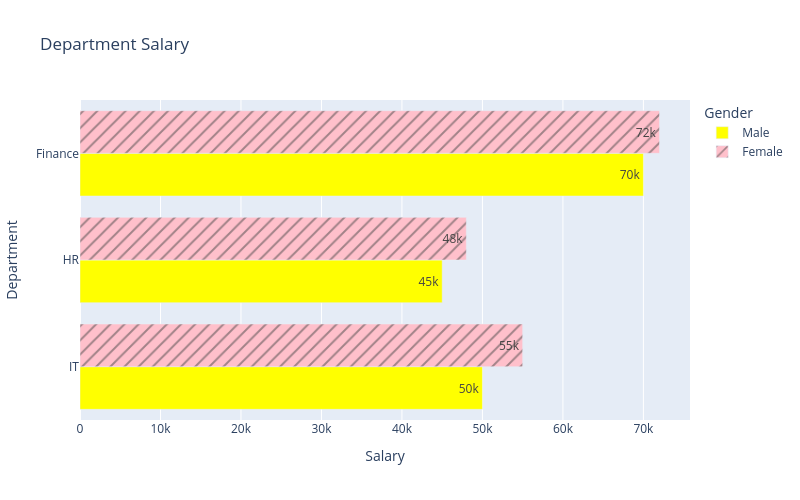

Write notebook code for a chart like this one.
### Code cell
fig= px.bar(df,
            y='Department', 
            x='Salary', 
            title='Department Salary',
            width=800,
            height=500,
            color='Gender',
            hover_data=['experience'],
            pattern_shape='Gender',
            barmode='group',
            text_auto=True,
            orientation='h',
            color_discrete_map={'Male':'yellow','Female':'pink'})
fig.show()

### Figure 1 — Plotly figure (JSON) as saved in the notebook; plotly's stock layout.template omitted (floating-point values rounded to 4 significant figures)
{"data": [{"alignmentgroup": "True", "customdata": [[3], [2], [5]], "hovertemplate": "Gender=Male<br>Salary=%{x}<br>Department=%{y}<br>experience=%{customdata[0]}<extra></extra>", "legendgroup": "Male", "marker": {"color": "yellow", "pattern": {"shape": ""}}, "name": "Male", "offsetgroup": "Male", "orientation": "h", "showlegend": true, "textposition": "auto", "texttemplate": "%{x}", "type": "bar", "x": [50000, 45000, 70000], "xaxis": "x", "y": ["IT", "HR", "Finance"], "yaxis": "y"}, {"alignmentgroup": "True", "customdata": [[4], [3], [6]], "hovertemplate": "Gender=Female<br>Salary=%{x}<br>Department=%{y}<br>experience=%{customdata[0]}<extra></extra>", "legendgroup": "Female", "marker": {"color": "pink", "pattern": {"shape": "/"}}, "name": "Female", "offsetgroup": "Female", "orientation": "h", "showlegend": true, "textposition": "auto", "texttemplate": "%{x}", "type": "bar", "x": [55000, 48000, 72000], "xaxis": "x", "y": ["IT", "HR", "Finance"], "yaxis": "y"}], "layout": {"barmode": "group", "height": 500, "legend": {"title": {"text": "Gender"}, "tracegroupgap": 0}, "title": {"text": "Department Salary"}, "width": 800, "xaxis": {"anchor": "y", "domain": [0, 1], "title": {"text": "Salary"}}, "yaxis": {"anchor": "x", "domain": [0, 1], "title": {"text": "Department"}}}}
